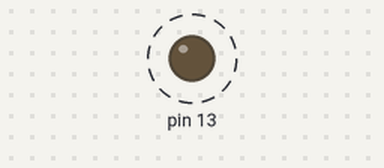
Bench run of a sketch on a simulated Arduino Uno, built with avr-gcc and run on an emulated ATmega328P. On the bench: output pins drawn as LEDs (lit = HIGH). Dashed ring = blinking.

Above: at 0.5 s.
Timing chart, 0 to 4.6 s (numbered marks = the images above):
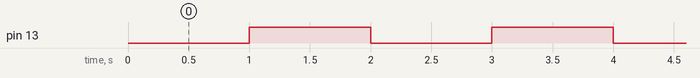

The sketch:

CH_62_01.ino
```cpp
#define F_CPU 16000000L
#include <avr/io.h>
#include <util/delay.h>

int main(void) {
  DDRB |= (0x01 << 5);      // pinMode(13, OUTPUT);

  while (1) {
    PORTB &= ~(0x01 << 5);    // digitalWrite(13, LOW);
    _delay_ms(1000);      // delay(1000);
    PORTB |= (0x01 << 5);   // digitalWrite(13, HIGH);
    _delay_ms(1000);
  }

  return 1;
}
```

Measured:
- by itself, pin 13: alternates HIGH for 1.0 s and LOW for 1.0 s
